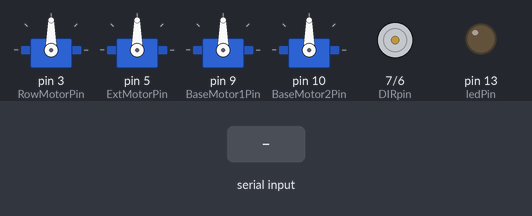
The sketch below on a simulated Arduino Uno, built with avr-gcc and run on an emulated ATmega328P. Parts: 4 × servo, direction and speed pins drawn as motors (green arrow = direction pin HIGH = forward, orange = LOW = backward, longer = more drive), output pins drawn as LEDs (lit = HIGH). The inputs (shaded band) are chosen by the test bench.

Above: at 1.2 s.
1.3 s: "H" received over Serial
At 2.3 s:
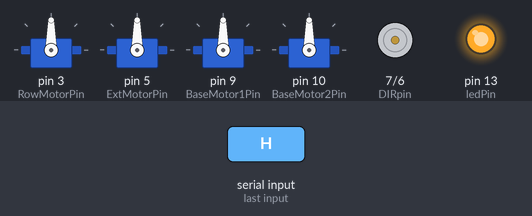
2.8 s: byte 87 ('W') received over Serial
At 3.5 s:
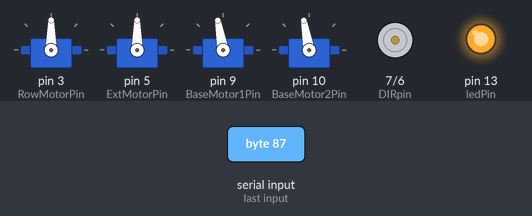
4.3 s: byte 65 ('A') received over Serial
At 4.6 s:
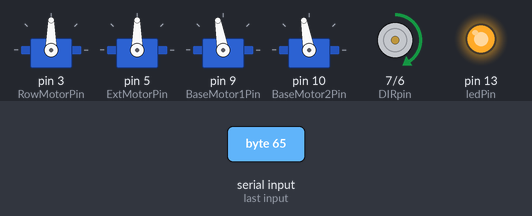
5.8 s: byte 119 ('w') received over Serial
At 6.9 s:
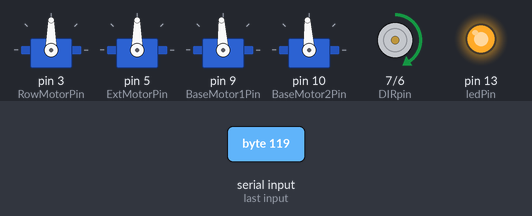
7.3 s: "h" received over Serial
At 8.1 s:
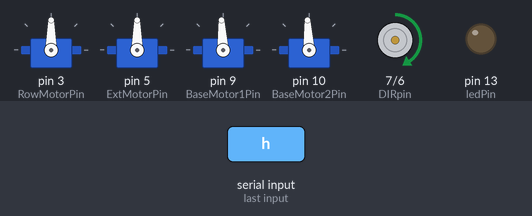
8.8 s: "J" received over Serial
At 9.2 s:
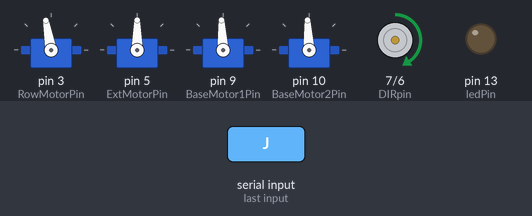
Timing chart, 0 to 11.3 s (numbered marks = the images above; inputs shaded):
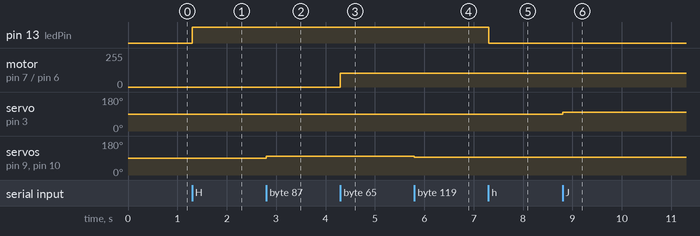

The sketch:

SerialMotor.ino
```cpp
#include <Servo.h>

#define RowMotorPin 3
#define ExtMotorPin 5
#define TurPWMPin 6
#define BaseMotor1Pin 9
#define BaseMotor2Pin 10

Servo RowMotor;
Servo ExtMotor;
Servo B1Motor;
Servo B2Motor;

const int ledPin = 13;  // Pin for LED (or another device you want to control)
const int DIRpin = 7; //DIR Pin for Brushed Turret Motor

void setup() {
    Serial.begin(9600);
    RowMotor.attach(RowMotorPin);
    ExtMotor.attach(ExtMotorPin);
    B1Motor.attach(BaseMotor1Pin);
    B2Motor.attach(BaseMotor2Pin);
    pinMode(TurPWMPin, OUTPUT);
    pinMode(DIRpin, OUTPUT);
    pinMode(ledPin, OUTPUT);
}

void loop() {
    int StopMotorVal = 1500; //Neutral signal for brushless
    int MotorSpeed = 70; //Speed Setting for motor movement

    if (Serial.available() > 0) {
        char command = Serial.read();  // Read the incoming byte as a char

        // Respond to specific key presses
        if (command == 'H') {
            digitalWrite(ledPin, HIGH);  // Turn on LED
        }
        else if (command == 'h') {
            digitalWrite(ledPin, LOW);  // Turn off LED
        }
        else if (command == 'J') {
          RowMotor.writeMicroseconds(StopMotorVal + MotorSpeed);
        }
        else if (command == 'j') {
          RowMotor.writeMicroseconds(StopMotorVal);
        }
        else if (command == 'L') {
          RowMotor.writeMicroseconds(StopMotorVal - MotorSpeed);
        }
        else if (command == 'l') {
          RowMotor.writeMicroseconds(StopMotorVal);
        }
        else if (command == 'I') {
          ExtMotor.writeMicroseconds(StopMotorVal + MotorSpeed);
        }
        else if (command == 'i') {
          ExtMotor.writeMicroseconds(StopMotorVal);
        }
        else if (command == 'K') {
          ExtMotor.writeMicroseconds(StopMotorVal - MotorSpeed);
        }
        else if (command == 'k') {
          ExtMotor.writeMicroseconds(StopMotorVal);
        }
        else if (command == 'W') {
          B1Motor.writeMicroseconds(StopMotorVal + MotorSpeed);
          B2Motor.writeMicroseconds(StopMotorVal + MotorSpeed);
        }
        else if (command == 'w') {
          B1Motor.writeMicroseconds(StopMotorVal);
          B2Motor.writeMicroseconds(StopMotorVal);
        }
        else if (command == 'S') {
          B1Motor.writeMicroseconds(StopMotorVal - MotorSpeed);
          B2Motor.writeMicroseconds(StopMotorVal - MotorSpeed);
        }
        else if (command == 's') {
          B1Motor.writeMicroseconds(StopMotorVal);
          B2Motor.writeMicroseconds(StopMotorVal);
        }
        else if (command == 'A') {
          analogWrite(TurPWMPin, 102);
          digitalWrite(DIRpin, HIGH);
        }
        else if (command == 'a') {
          analogWrite(TurPWMPin, 0);
          digitalWrite(DIRpin, LOW);
        }
        else if (command == 'D') {
         analogWrite(TurPWMPin, 102);
         digitalWrite(DIRpin, LOW);
        }
        else if (command == 'd') {
          analogWrite(TurPWMPin, 0);
          digitalWrite(DIRpin, LOW);
        }

        // Add more responses for other keys here
    }
}
```

Measured:
- after the input at 1.3 s, pin 13 (ledPin): LOW → HIGH at once
- after the input at 2.8 s, servo on pin 9 (BaseMotor1Pin), servo on pin 10 (BaseMotor2Pin): 90° → 100° at once
- after the input at 4.3 s, motor on pin 7 (DIRpin) / pin 6 (TurPWMPin): stopped → forward 102/255 at once
- after the input at 5.8 s, servo on pin 9 (BaseMotor1Pin), servo on pin 10 (BaseMotor2Pin): 100° → 93° at once
- after the input at 7.3 s, pin 13 (ledPin): HIGH → LOW at once
- after the input at 8.8 s, servo on pin 3 (RowMotorPin): 90° → 100° at once
